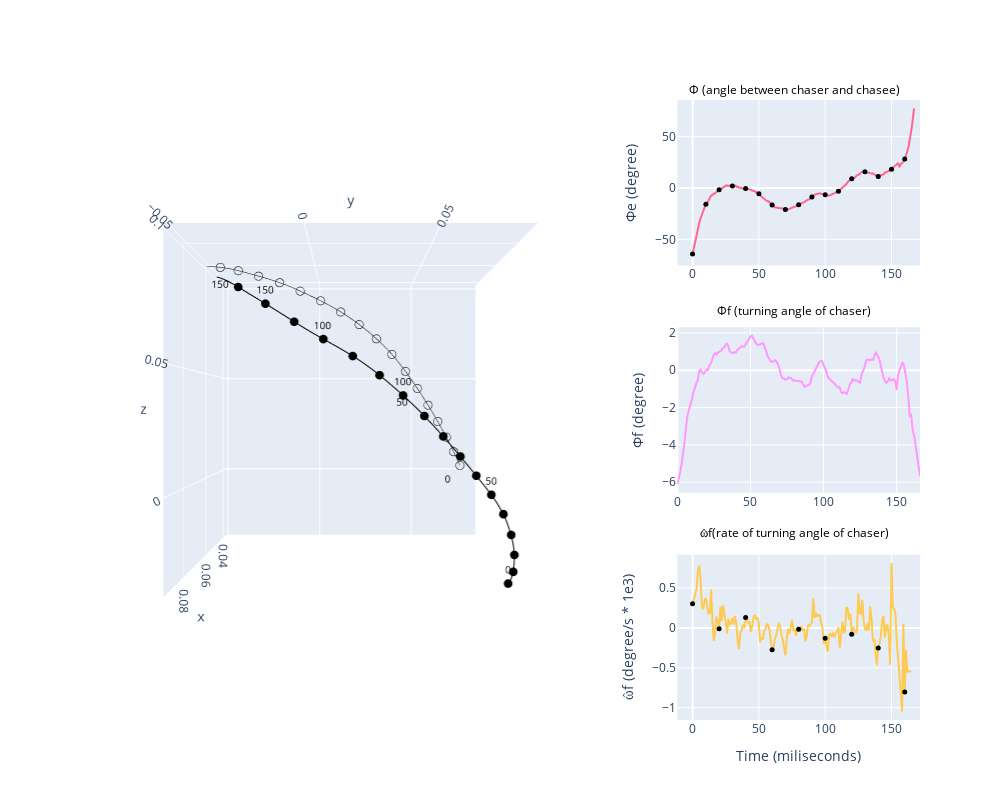

Source (notebook cell):
### Code cell
fig = make_subplots(
    rows=3, cols=3,
#     subplot_titles=titles,
    specs=[
        [{"type": "scene", "rowspan": 3, "colspan": 2}, None, {"type": "xy"}],
        [None,                        None,              {"type": "xy"}],
        [None,                        None,              {"type": "xy"}]
          ])


################### the 3D chase plot #######################################################################
# 3D line plot to recreate the chase
line_trace_1 = go.Scatter3d(
    x = com_df.chaser_com_x, y = com_df.chaser_com_y, z = com_df.chaser_com_z,
    mode='lines',
    line=dict(color='black'),
    name='Line'
)

line_trace_2 = go.Scatter3d(
    x = com_df.chasee_com_x, y = com_df.chasee_com_y, z = com_df.chasee_com_z,
    mode='lines',
    line=dict(color='black', width=1),
    name='Line'
)

N = len(com_df)-1
# Markers every 10th point
marker_indices = np.arange(0, N, 10)

marker_trace_1 = go.Scatter3d(
    x=com_df.chaser_com_x[marker_indices],
    y=com_df.chaser_com_y[marker_indices],
    z=com_df.chaser_com_z[marker_indices],
    mode='markers',
    marker=dict(
        size=3,
        color='black',
        symbol='circle'
#         ['circle' if i % 2 == 0 else 'circle-open' for i in range(len(marker_indices))],
#         line=dict(width=1, color='black')
    ),
    name='Markers_chaser'
)

marker_trace_2 = go.Scatter3d(
    x=com_df.chasee_com_x[marker_indices],
    y=com_df.chasee_com_y[marker_indices],
    z=com_df.chasee_com_z[marker_indices],
    mode='markers',
    marker=dict(
        size=3,
        color='black',
        symbol='circle-open'
#         ['circle' if i % 2 == 0 else 'circle-open' for i in range(len(marker_indices))],
#         line=dict(width=1, color='black')
    ),
    name='Markers_chasee'
)


# Text labels every 50th point
text_indices = np.arange(0, N, 50)

text_trace_1 = go.Scatter3d(
    x=com_df.chaser_com_x[text_indices],
    y=com_df.chaser_com_y[text_indices],
    z=com_df.chaser_com_z[text_indices],
    mode='text',
    text=[str(i) for i in text_indices],
    textposition='top center',
    textfont=dict(size=10, color='black'),
    name='Labels_chaser'
)

text_trace_2 = go.Scatter3d(
    x=com_df.chasee_com_x[text_indices],
    y=com_df.chasee_com_y[text_indices],
    z=com_df.chasee_com_z[text_indices],
    mode='text',
    text=[str(i) for i in text_indices],
    textposition='bottom left',
    textfont=dict(size=10, color='black'),
    name='Labels_chasee'
)

# Create the figure

# Add all traces to the subplot
fig.add_trace(line_trace_1, row=1, col=1)
fig.add_trace(line_trace_2, row=1, col=1)
fig.add_trace(marker_trace_1, row=1, col=1)
fig.add_trace(marker_trace_2, row=1, col=1)
fig.add_trace(text_trace_1, row=1, col=1)
fig.add_trace(text_trace_2, row=1, col=1)

# Set the camera to view along the z-axis (xy plane)
fig.update_layout(
    scene_camera=dict(
        eye=dict(x=2.5, y=0., z=0.)  # Adjust z to control the distance
    ),
    scene=dict(
        aspectmode='cube'  # Keeps the aspect ratio uniform
    )
)

############## add all the chase variables as line plots in second column ###############################
###### 1) angle between the chasee and chaser ##############################################################
marker_trace_theta = go.Scatter(
    x=time_Axis[marker_indices],
    y=chase_df.loc[:,'error_phi'][marker_indices],
    mode='markers',
    marker=dict(
        size=5,
        color='black',
        symbol='circle'
    ),
    name='phi'
)

fig.add_trace(go.Scatter(
    x = time_Axis, y = chase_df.loc[:,'error_phi'],
    mode = 'lines'),
              row = 1, col = 3)
fig.add_trace(marker_trace_theta, row = 1, col = 3)


####### turning angle for the chaser ####################################################################
omega = chase_df.loc[:,'turning_phi'][1:]
omega_smoothed = signal.savgol_filter(omega, 10, 3)


fig.add_trace(go.Scatter(
        x = time_Axis, y = omega_smoothed
        , mode = 'lines'
        ),
             row = 2, col = 3)

######## rate of turning angle for the chaser ############################################################
omega_hat = np.diff(omega_smoothed)

marker_indices = np.arange(0, len(omega_hat), 20)
marker_trace_omega_hat = go.Scatter(
    x=time_Axis[marker_indices], 
    y=omega_hat[marker_indices],
    mode='markers',
    marker=dict(
        size=5,
        color='black',
        symbol='circle'
    ),
    name='omega_hat'
)

fig.add_trace(go.Scatter(
    x = time_Axis, y = omega_hat,
    mode = 'lines'),
              row = 3, col = 3)
fig.add_trace(marker_trace_omega_hat, row = 3, col = 3)

# Add manual annotations for column 3 titles
titles = [
    "Φ (angle between chaser and chasee)",
    "Φf (turning angle of chaser)",
    "ω̂f(rate of turning angle of chaser)"
]

for i, title in enumerate(titles):
    fig.add_annotation(
        text=title,
        xref="paper",
        yref="paper",
        x=0.85,  # far right (col 3)
        y=1.0 - (i * 1 / 2.8),  # top, middle, bottom
        xanchor="center",
        yanchor="bottom",
        showarrow=False,
        font=dict(size=12, color="black")
    )

# Final layout tweaks
fig.update_layout(
    height=800,
    width=1000,
#     title_text="Custom Titles for Column 3 Subplots",
    showlegend=False
)

fig.update_layout({
    'xaxis3': dict(title='Time (miliseconds)'),
    'yaxis1': dict(title="Φe (degree)"),
    'yaxis2': dict(title="Φf (degree)"), 
    'yaxis3': dict(title="ω̂f (degree/s * 1e3)", showgrid=True)
    })


fig.show()
fig.write_html("../dataFolders/MuscaChasingMusca/Sampled1K_Figures/Chase_relationships_v1/" + name + "phi_visualization.html")

### Figure 1 — Plotly figure (JSON) as saved in the notebook; plotly's stock layout.template omitted (floating-point values rounded to 4 significant figures; data arrays with more than 128 entries replaced by an {"elided": "..."} marker saying what was removed)
{"data": [{"line": {"color": "black"}, "mode": "lines", "name": "Line", "scene": "scene", "type": "scatter3d", "x": {"elided": "169 float values"}, "y": {"elided": "169 float values"}, "z": {"elided": "169 float values"}}, {"line": {"color": "black", "width": 1}, "mode": "lines", "name": "Line", "scene": "scene", "type": "scatter3d", "x": {"elided": "169 float values"}, "y": {"elided": "169 float values"}, "z": {"elided": "169 float values"}}, {"marker": {"color": "black", "size": 3, "symbol": "circle"}, "mode": "markers", "name": "Markers_chaser", "scene": "scene", "type": "scatter3d", "x": [0.09233, 0.09112, 0.0874, 0.08263, 0.07861, 0.07612, 0.07562, 0.07686, 0.07841, 0.07918, 0.07908, 0.07907, 0.07794, 0.07575, 0.07367, 0.07177, 0.0693], "y": [0.07499, 0.07749, 0.07984, 0.08101, 0.07983, 0.07595, 0.06985, 0.0627, 0.05507, 0.04711, 0.03837, 0.0287, 0.01768, 0.00528, -0.007389, -0.02021, -0.03288], "z": [-0.03265, -0.02886, -0.02417, -0.01822, -0.01112, -0.003631, 0.004415, 0.01289, 0.02156, 0.03017, 0.03879, 0.04727, 0.05548, 0.06314, 0.07118, 0.07972, 0.08806]}, {"marker": {"color": "black", "size": 3, "symbol": "circle-open"}, "mode": "markers", "name": "Markers_chasee", "scene": "scene", "type": "scatter3d", "x": [0.03792, 0.04359, 0.04857, 0.0533, 0.05766, 0.06176, 0.06568, 0.06917, 0.07193, 0.07395, 0.07506, 0.07563, 0.07555, 0.07503, 0.07398, 0.07249, 0.07054], "y": [0.07596, 0.07071, 0.06537, 0.05972, 0.05389, 0.04789, 0.04169, 0.03511, 0.02804, 0.0205, 0.01263, 0.004167, -0.004457, -0.01326, -0.02253, -0.03169, -0.04022], "z": [0.002167, 0.01046, 0.01865, 0.02692, 0.03505, 0.04292, 0.05051, 0.05773, 0.06411, 0.06985, 0.07501, 0.07961, 0.08381, 0.08763, 0.09093, 0.09395, 0.09629]}, {"mode": "text", "name": "Labels_chaser", "scene": "scene", "text": ["0", "50", "100", "150"], "textfont": {"color": "black", "size": 10}, "textposition": "top center", "type": "scatter3d", "x": [0.09233, 0.07612, 0.07908, 0.07177], "y": [0.07499, 0.07595, 0.03837, -0.02021], "z": [-0.03265, -0.003631, 0.03879, 0.07972]}, {"mode": "text", "name": "Labels_chasee", "scene": "scene", "text": ["0", "50", "100", "150"], "textfont": {"color": "black", "size": 10}, "textposition": "bottom left", "type": "scatter3d", "x": [0.03792, 0.06176, 0.07506, 0.07249], "y": [0.07596, 0.04789, 0.01263, -0.03169], "z": [0.002167, 0.04292, 0.07501, 0.09395]}, {"mode": "lines", "type": "scatter", "x": {"elided": "168 int values"}, "xaxis": "x", "y": {"elided": "168 float values"}, "yaxis": "y"}, {"marker": {"color": "black", "size": 5, "symbol": "circle"}, "mode": "markers", "name": "phi", "type": "scatter", "x": [0, 10, 20, 30, 40, 50, 60, 70, 80, 90, 100, 110, 120, 130, 140, 150, 160], "xaxis": "x", "y": [-64.25, -15.73, -1.775, 1.934, -0.4879, -5.63, -16.57, -21.02, -16.41, -8.68, -6.665, -3.097, 9.156, 15.95, 11.33, 18.34, 28.31], "yaxis": "y"}, {"mode": "lines", "type": "scatter", "x": {"elided": "168 int values"}, "xaxis": "x2", "y": {"elided": "167 float values"}, "yaxis": "y2"}, {"mode": "lines", "type": "scatter", "x": {"elided": "168 int values"}, "xaxis": "x3", "y": {"elided": "166 float values"}, "yaxis": "y3"}, {"marker": {"color": "black", "size": 5, "symbol": "circle"}, "mode": "markers", "name": "omega_hat", "type": "scatter", "x": [0, 20, 40, 60, 80, 100, 120, 140, 160], "xaxis": "x3", "y": [0.3039, -0.01189, 0.1291, -0.2724, -0.01702, -0.13, -0.07833, -0.2517, -0.8027], "yaxis": "y3"}], "layout": {"annotations": [{"font": {"color": "black", "size": 12}, "showarrow": false, "text": "Φ (angle between chaser and chasee)", "x": 0.85, "xanchor": "center", "xref": "paper", "y": 1, "yanchor": "bottom", "yref": "paper"}, {"font": {"color": "black", "size": 12}, "showarrow": false, "text": "Φf (turning angle of chaser)", "x": 0.85, "xanchor": "center", "xref": "paper", "y": 0.6429, "yanchor": "bottom", "yref": "paper"}, {"font": {"color": "black", "size": 12}, "showarrow": false, "text": "ω̂f(rate of turning angle of chaser)", "x": 0.85, "xanchor": "center", "xref": "paper", "y": 0.2857, "yanchor": "bottom", "yref": "paper"}], "height": 800, "scene": {"aspectmode": "cube", "camera": {"eye": {"x": 2.5, "y": 0, "z": 0}}, "domain": {"x": [0, 0.6444], "y": [0, 1]}}, "showlegend": false, "width": 1000, "xaxis": {"anchor": "y", "domain": [0.7111, 1]}, "xaxis2": {"anchor": "y2", "domain": [0.7111, 1]}, "xaxis3": {"anchor": "y3", "domain": [0.7111, 1], "title": {"text": "Time (miliseconds)"}}, "yaxis": {"anchor": "x", "domain": [0.7333, 1], "title": {"text": "Φe (degree)"}}, "yaxis2": {"anchor": "x2", "domain": [0.3667, 0.6333], "title": {"text": "Φf (degree)"}}, "yaxis3": {"anchor": "x3", "domain": [0, 0.2667], "showgrid": true, "title": {"text": "ω̂f (degree/s * 1e3)"}}}}
